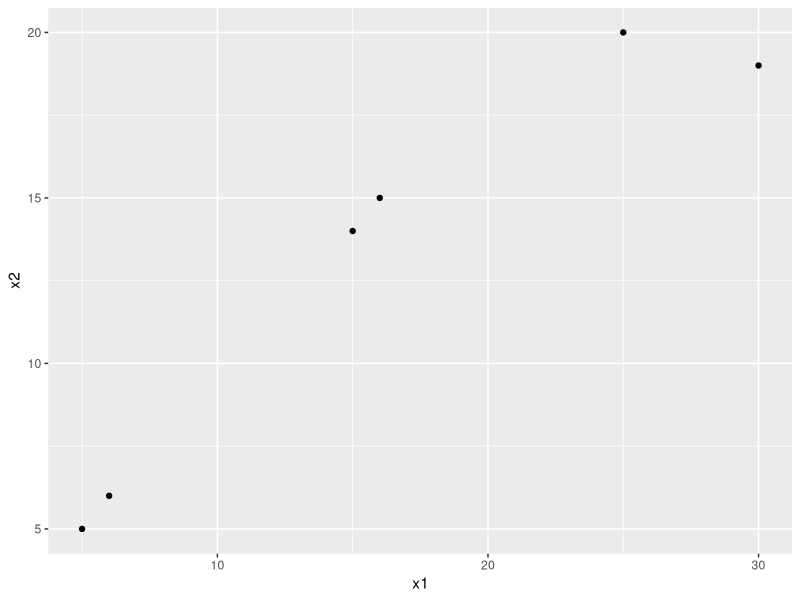
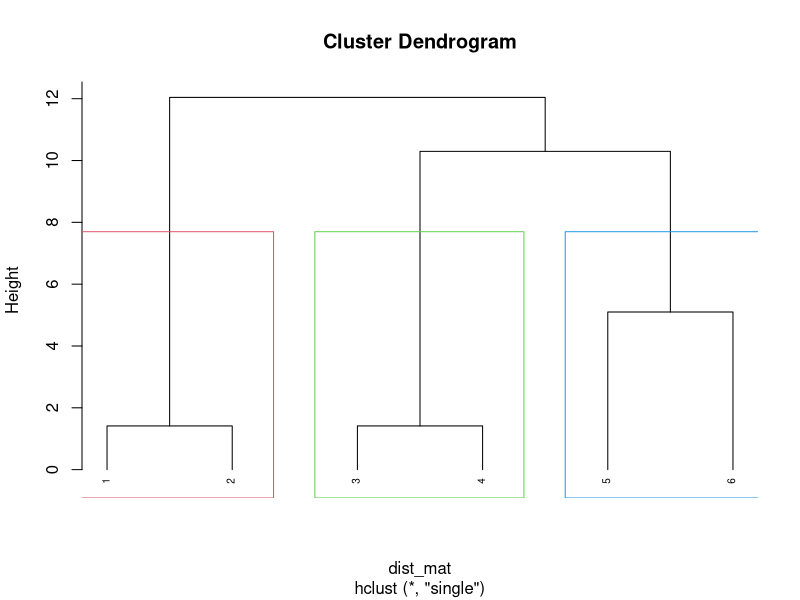
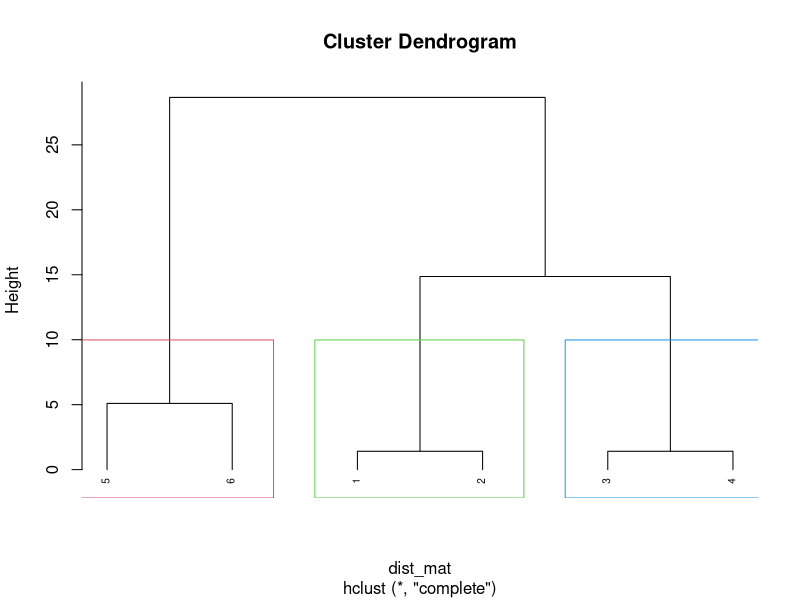
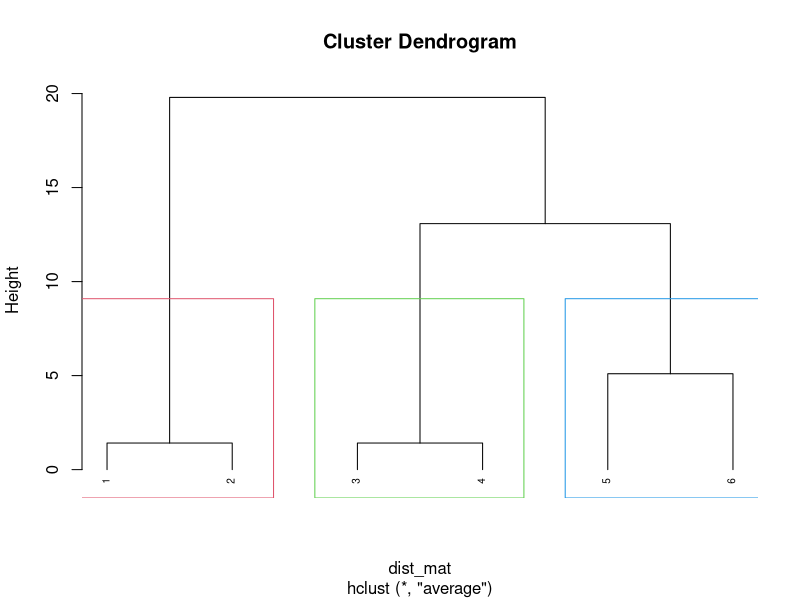

The R source for these figures, in order:
library(ggplot2)
#number 1
x1 <- c(5,6,15,16,25,30)
x2 <- c(5,6,14,15,20,19)
x <- cbind(x1,x2)

awal = data.frame(x)
ggplot(awal, aes(x=x1, y = x2)) + geom_point()

dist_mat <- dist(awal, method = 'euclidean')
dist_mat

hclust_simp <- hclust(dist_mat, method = 'single')
plot(hclust_simp, cex = 0.6, hang = -1)
rect.hclust(hclust_simp, k = 3, border = 2:5)

#number2
hclust_simp_2 <- hclust(dist_mat, method = 'complete')
plot(hclust_simp_2, cex = 0.6, hang = -1)
rect.hclust(hclust_simp_2, k = 3, border = 2:5)

#number3
hclust_simp_3 <- hclust(dist_mat, method = 'average')
plot(hclust_simp_3, cex = 0.6, hang = -1)
rect.hclust(hclust_simp_3, k = 3, border = 2:5)
